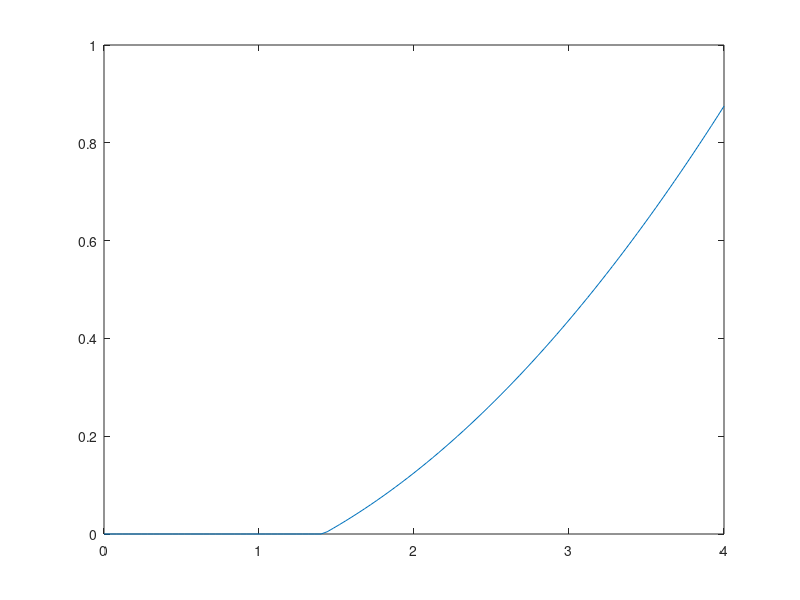
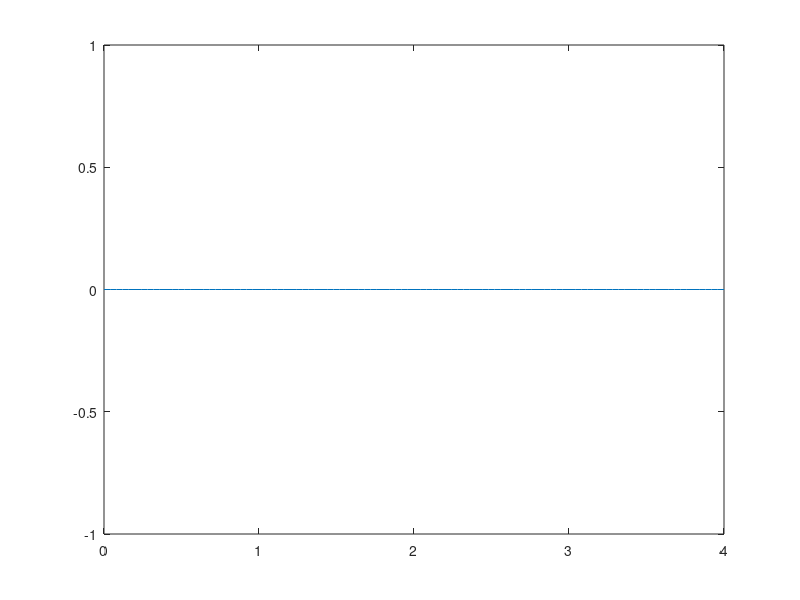
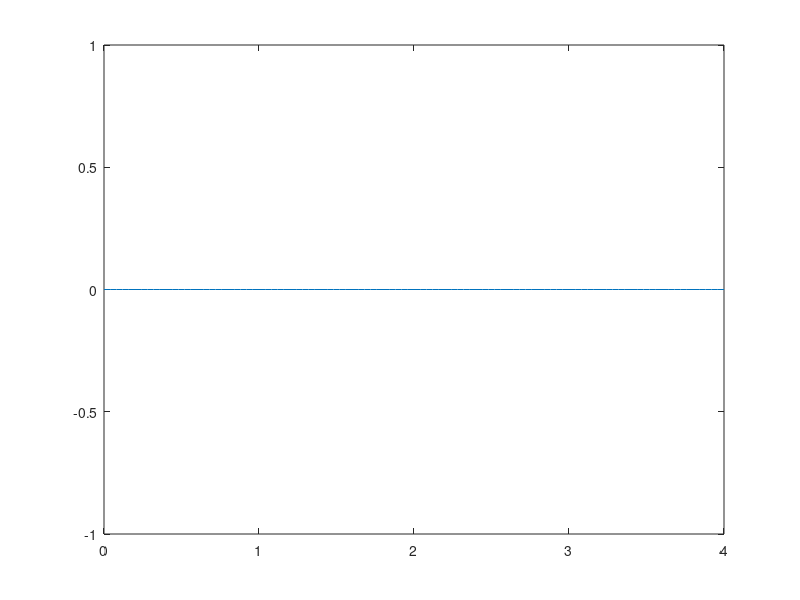
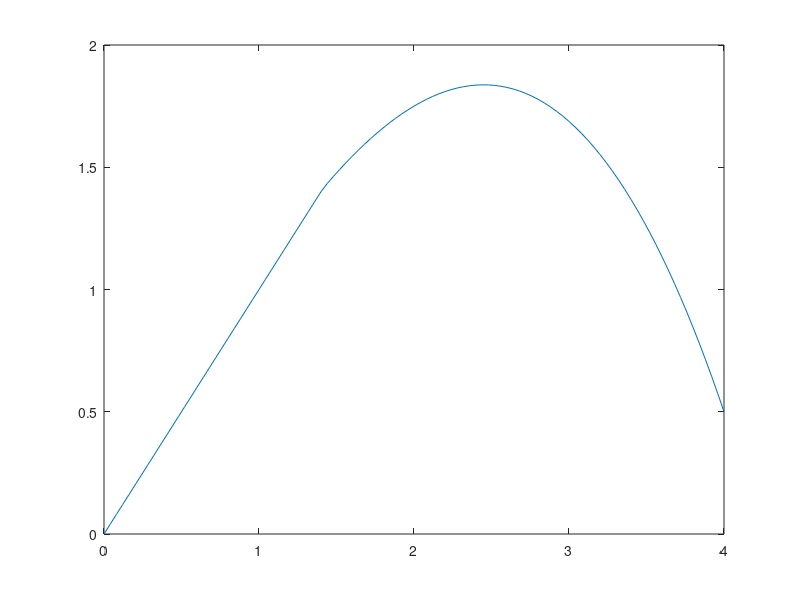

Write MATLAB code to recreate these figures, in order.
%-------------------------------------------
%-------------------------------------------
% Single Spring Displacement Control
% Hemivariational Elasto-Damage Model
% Newton-Raphson Solver with Penalty Formulation
clear; clc;
%-------------------------------------------
%-------------------------------------------
k1=1;
k2=1;
kt = 1;
kd = 8;
st = 2.8;
sc = st;
ubar = 4;
N = 100;
% Initial State (disp-damage-plastic/tension-plastic/comp)
u = [0, 0, 0, 0];
% Storage
U = zeros(N+1,4);
F = zeros(N+1,1);
count = 0;
for i=1:N
    % Displacement Step
    ui = (i/N)*ubar;
    U(i+1,1) = ui;
    if (U(i+1,1)-U(i,3)+U(i,4)) >= 0
        if (((k1/(2*kd))*(U(i+1,1)-U(i,3)+U(i,4))^2-kt/kd)>0)
            U(i+1,2) = ((k1/(2*kd))*(U(i+1,1)-U(i,3)+U(i,4))^2-kt/kd);
        else
            U(i+1,2) = U(i,2);
        end
        if (U(i+1,1)+U(i,4)-st/(k1*(1-U(i+1,2))))>U(i,3)
            U(i+1,3) = U(i+1,1) + U(i,4) - st/(k1*(1-U(i+1,2)));
        else
            U(i+1,3) = U(i,3);
        end
        if (-(U(i+1,1)-U(i,3)) - sc/(k1*(1-U(i+1,2))))>U(i,4)
            U(i+1,4) = -(U(i+1,1)-U(i,3)) - sc/(k2*(1-U(i+1,2)));
        else
            U(i+1,4) = U(i,4);
        end
        F(i+1) = k1*(1-U(i+1,2))*(U(i+1,1)-U(i+1,3)+U(i+1,4));
    elseif (U(i+1,1)-U(i,3)+U(i,4)) < 0
        if (((k2/(2*kd))*(U(i+1,1)-U(i,3)+U(i,4))^2-(kt/kd))>=0)
            U(i+1,2) = ((k2/(2*kd))*(U(i+1,1)-U(i,3)+U(i,4))^2-kt/kd);
        else
            U(i+1,2) = U(i,2);
        end
        if (-(U(i+1,1)-U(i,3)) - sc/(k2*(1-U(i+1,2))))>U(i,4)
            U(i+1,4) = -(U(i+1,1)-U(i,3)) - sc/(k2*(1-U(i+1,2)));
        else
            U(i+1,4) = U(i,4);
        end
        if (U(i+1,1)+U(i,4)-st/(k2*(1-U(i+1,2))))>U(i,3)
            U(i+1,3) = U(i+1,1) + U(i,4) - st/(k2*(1-U(i+1,2)));
        else
            U(i+1,3) = U(i,3);
        end
        F(i+1) = k2*(1-U(i+1,2))*(U(i+1,1)-U(i+1,3)+U(i+1,4));
    end
    count = count + 1;
end
figure;
plot(U(:,1),U(:,2));
figure;
plot(U(:,1),U(:,3));
figure;
plot(U(:,1),U(:,4));
figure;
plot(U(:,1),F);